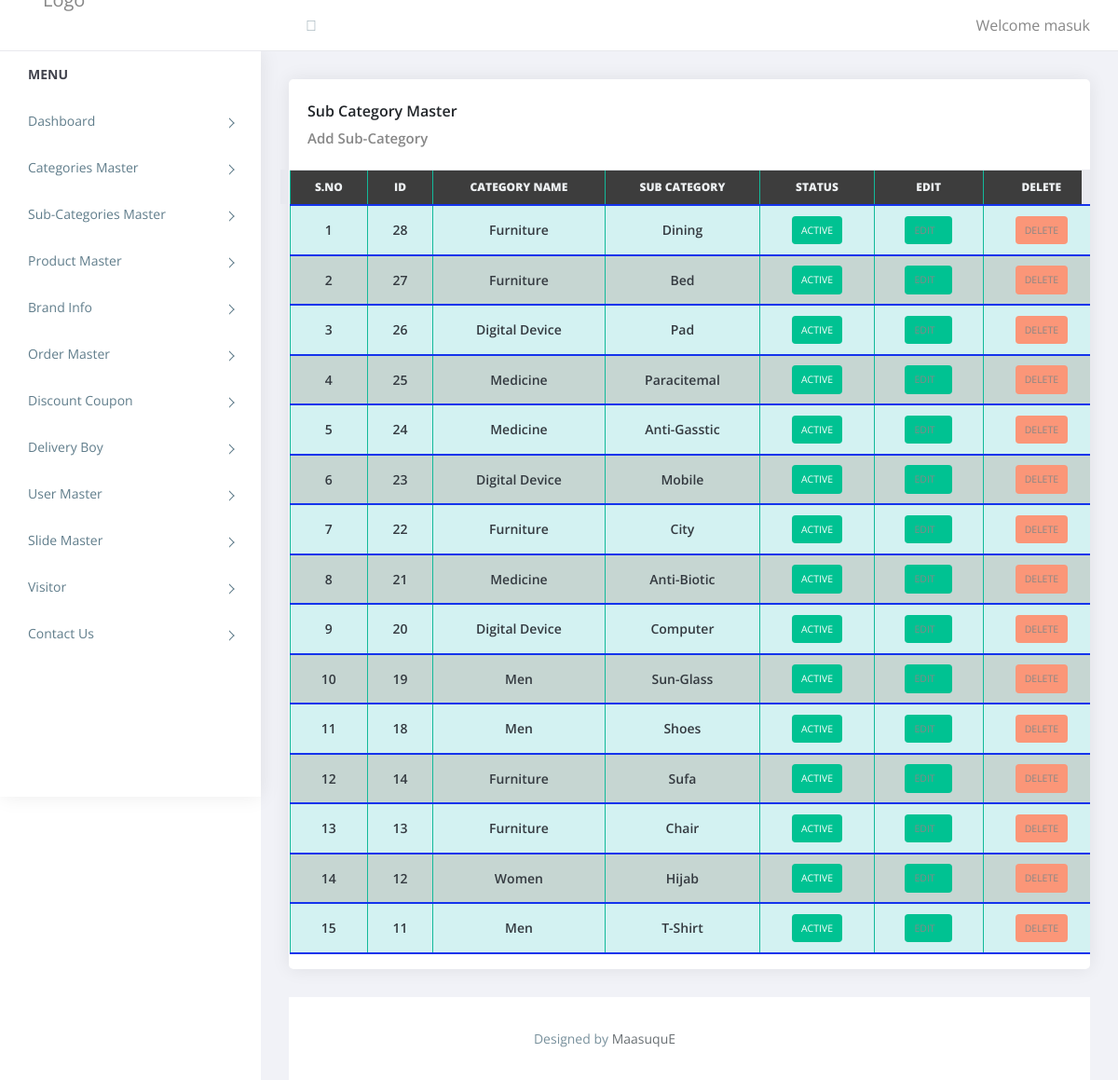
/admin/sub_category.php (signed in), run on the app's committed database.
### tables this page shows
CREATE TABLE `sub_category` (
  `sub_id` int(11) NOT NULL,
  `category_id` int(11) NOT NULL,
  `sub_categories` varchar(255) NOT NULL,
  `status` tinyint(4) NOT NULL
);

CREATE TABLE `category` (
  `category_id` int(11) NOT NULL,
  `category_name` varchar(255) NOT NULL,
  `status` tinyint(4) NOT NULL
);

### admin/sub_category.php (the view, shortened to what this page needs)
<?php
   require('top.inc.php');
?>
<div class="content pb-0">
            <div class="orders">
               <div class="row">
                  <div class="col-xl-12">
                     <div class="card">
                        <div class="card-body">
                           <h4 class="box-title">Sub Category Master </h4>
						   <h4 class="box_title_link " ><a href="add_sub_category.php">Add Sub-Category</a> </h4>
                        </div>
                        <div class="card-body--">
                           <div class="table-stats order-table ov-h">
                              <?php
                                 $sql = "SELECT * FROM sub_category JOIN category ON sub_category.category_id=category.category_id ORDER BY sub_id DESC";
                                 $res = mysqli_query($conn,$sql) or die("Query Failed");
                              ?>
                              <table class="table ">
                                 <thead>
                                    <tr>
                                       <th>S.No</th>
                                       <th>ID</th>
                                       <th>Category Name</th>
                                       <th>Sub Category</th>
                                       <th>Status</th>
                                       <th>Edit</th>
                                       <th>Delete</th>
                                    </tr>
                                 </thead>
                                 <tbody>
                                  <?php $i=1; while($row = mysqli_fetch_assoc($res)){ ?>
									         <tr>
                                       <td><?php echo $i++; ?></td>
                                       <td><?php echo $row['sub_id']; ?></td>
									            <td><?php echo $row['category_name']; ?></td>
									            <td><?php echo $row['sub_categories']; ?></td>
                                       <td><?php
                                          if($row['status'] == '1'){
                                             echo "<span class='badge badge-complete'><a style='color:white' href='sub_category.php?type=status&sts=".$row['status']."&cid=".$row['category_id']."'>Active</a></span>";
                                          }else{
                                             echo "<span class='badge badge-pending'><a style='color:white' href='sub_category.php?type=status&sts=".$row['status']."&cid=".$row['category_id']."'>Deactive</a></span>";
                                          }
                                       ?></td>
                                       <td class='edit'><span class='badge badge-complete'><a href='update-sub_category.php?cid=<?php echo $row['sub_id']; ?>'>Edit<i class='fa fa-edit'></i></a></span></td>
                                       <td class='delete'><span class='badge badge-pending'><a href='sub_category.php?type=delete&cid=<?php echo $row['sub_id']; ?>'>Delete</a></span></td>
                                    </tr>
                                  <?php } ?>
                                 </tbody>
                              </table>
                           </div>
                        </div>
                     </div>
                  </div>
               </div>
            </div>
		  </div>
<?php
require('footer.inc.php');
?>

### admin/assets/css/style.css (style rules this page uses)
body { display: table; font-family: open sans, sans-serif; font-size: 16px; width: 100% }
a, button { text-decoration: none; outline: none!important; color: #878787; -webkit-transition: all .25s ease; transition: all .25s ease }
h1, h2, h3, h4, h5, h6 { margin: 0 }
.pb-0 { padding-bottom: 0 }
.ov-h { overflow: hidden }
.order-table { position: relative }
.order-table:after, .order-table:before { content: ""; position: absolute; top: 0; height: 37px; width: 10px; background: #e8e9ef }
.order-table:after { right: -1px }
.order-table:before { left: -1px }
.order-table tr th { background: #e8e9ef }
.order-table .badge { color: #fff; padding: 10px; text-transform: uppercase; font-weight: 400 }
.order-table .badge-complete { background: #00c292 }
.order-table .badge-pending { background: #fb9678 }
.content { float: left; padding: 1.875em; width: 100% }
.card { margin-bottom: 1.875em; border-radius: 5px; padding: 0; border: 0 solid transparent; -webkit-box-shadow: 0 0 20px rgba(0, 0, 0, .08); box-shadow: 0 0 20px rgba(0, 0, 0, .08) }
.card .box-title { font-weight: 600; font-size: 1em; padding: 5px 0 }
.card .card-body { float: left; padding: 1.25em; position: relative; width: 100% }
.card h4 { font-size: 1.1rem }
.table-stats table { font-family: open sans; margin-left: 10px; }
.table-stats table td { border: none; border-bottom: 2px solid #1534ec; color: #137ee8; font-size: 12px; font-weight: 800; padding: .75em 1.25em; text-transform: uppercase; }
.table-stats table tr:nth-child(even) { background: rgb(186 206 200 / 82%); }
.table-stats table tr:nth-child(odd) { background: rgb(123 216 216 / 33%); }
.table-stats table td { color: #343a40; border-left: 1px solid #12b99a; font-size: 14px; font-weight: 600; text-transform: capitalize; vertical-align: middle }
.table-stats .table thead th { background: #312e2eeb; border-bottom: 2px solid #1534ec; border-left: 1px solid #12b99a; color: #eef1f3; font-size: 12px; font-weight: 800; padding: .75em 1.25em; text-transform: uppercase; text-align: center; }
.table-stats { margin-left: -9px; text-align: center; }
@media (max-width:1368px) { .card-body { padding: 15px } }
.box_title_link { font-weight: 600; font-size: 15px !important; padding: 5px 0; }

### data on the page
sub_category: sub_id "28", category.category_name "Furniture", sub_categories "Dining"
sub_category: sub_id "27", category.category_name "Furniture", sub_categories "Bed"
sub_category: sub_id "26", category.category_name "Digital Device", sub_categories "Pad"
sub_category: sub_id "25", category.category_name "Medicine", sub_categories "Paracitemal"
sub_category: sub_id "24", category.category_name "Medicine", sub_categories "Anti-Gasstic"
sub_category: sub_id "23", category.category_name "Digital Device", sub_categories "Mobile"
sub_category: sub_id "22", category.category_name "Furniture", sub_categories "City"
sub_category: sub_id "21", category.category_name "Medicine", sub_categories "Anti-Biotic"
sub_category: sub_id "20", category.category_name "Digital Device", sub_categories "Computer"
sub_category: sub_id "19", category.category_name "Men", sub_categories "Sun-Glass"
sub_category: sub_id "18", category.category_name "Men", sub_categories "Shoes"
sub_category: sub_id "14", category.category_name "Furniture", sub_categories "Sufa"
sub_category: sub_id "13", category.category_name "Furniture", sub_categories "Chair"
sub_category: sub_id "12", category.category_name "Women", sub_categories "Hijab"
sub_category: sub_id "11", category.category_name "Men", sub_categories "T-Shirt"

### other printed values
$_SESSION['username'] "masuk"
